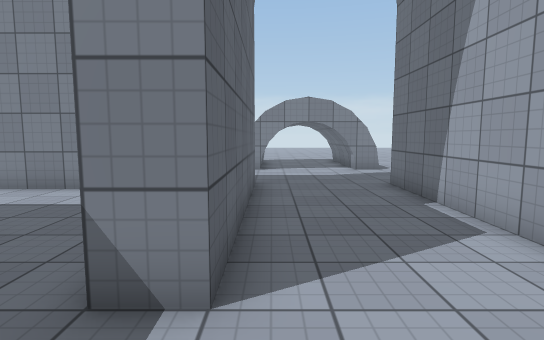
View 1 (above)

21 first-person views from a walk through a Unity game level. The camera is 1.4 m above the floor, tilts 6° down and sees 80° across. The floor is counted in squares, 1 m on a side. Each view is taken from the middle of a square. On the plan, view 1 faces up. The plan holds only what a view shows up to about 15 squares ahead; the rest is blank. The place goes on beyond the plan. Surface patterns are stand-ins for the level's own textures.

View 2
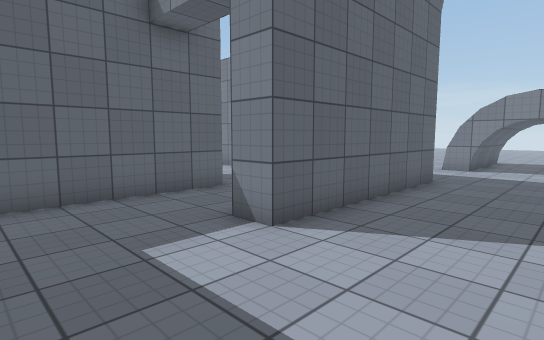

View 3
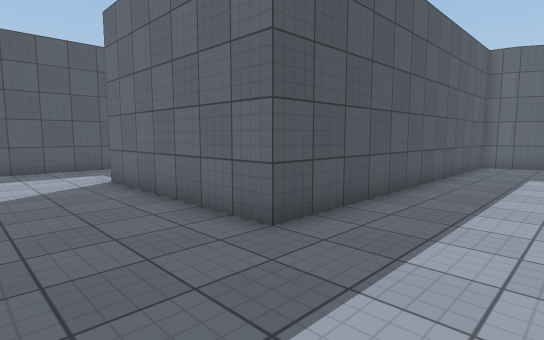

View 4
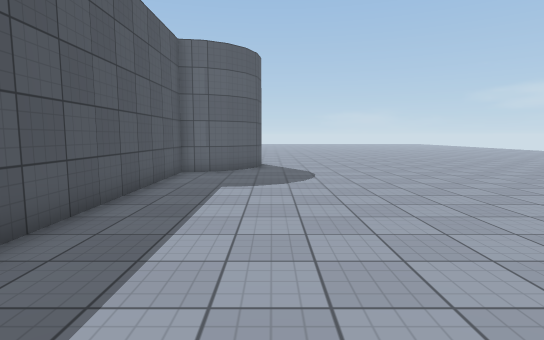

View 5
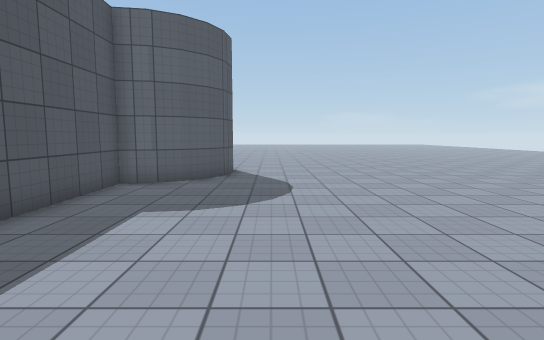

View 6
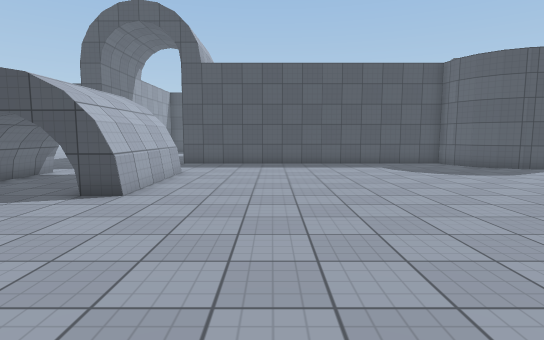

View 7
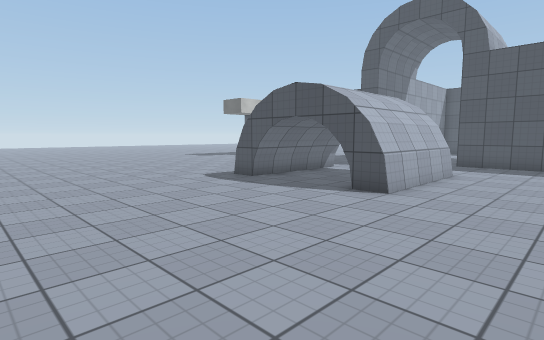

View 8
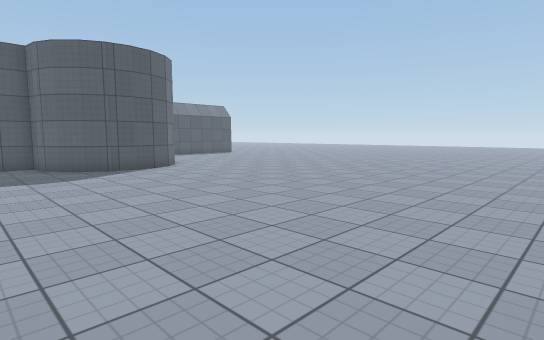

View 9
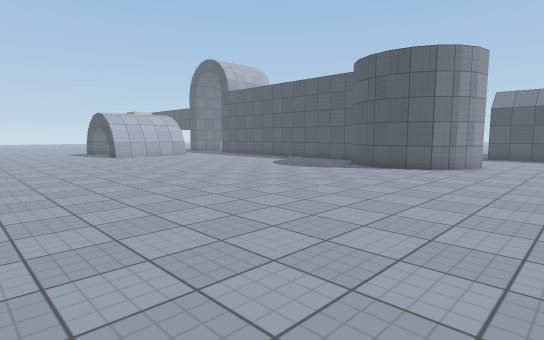

View 10
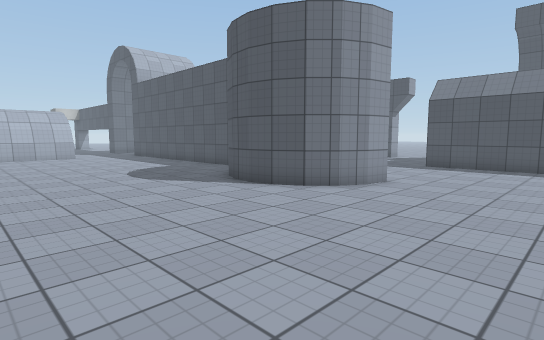

View 11
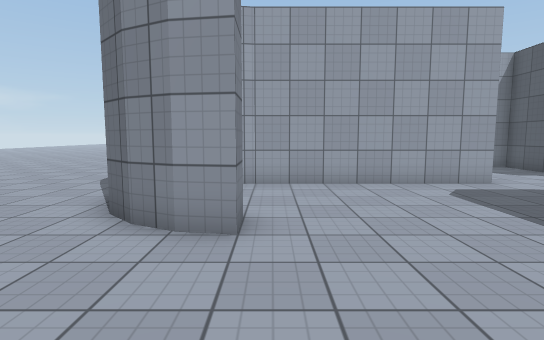

View 12
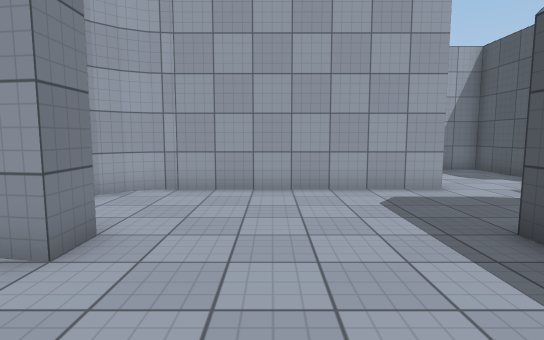

View 13
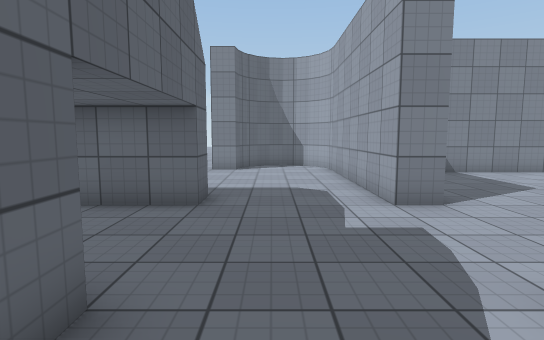

View 14
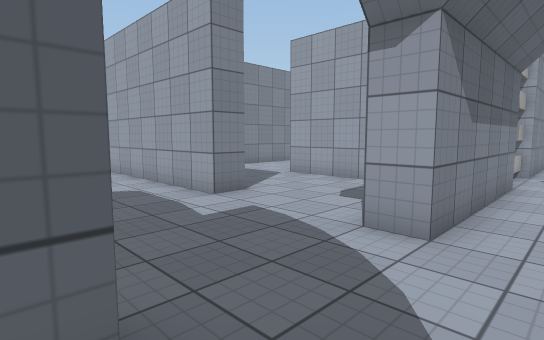

View 15
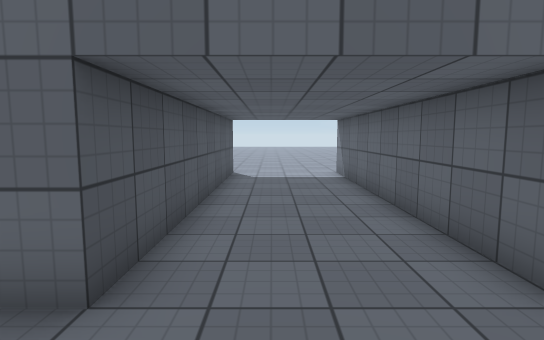

View 16
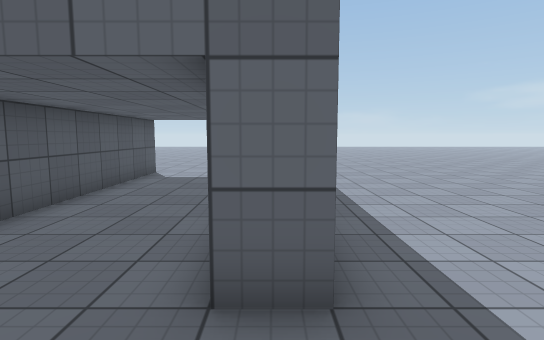

View 17
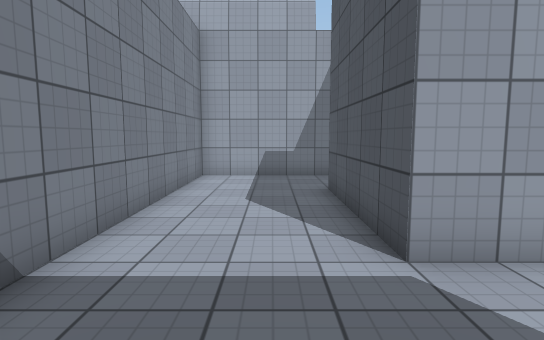

View 18
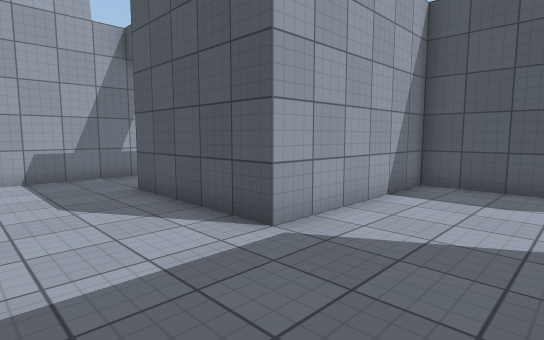

View 19
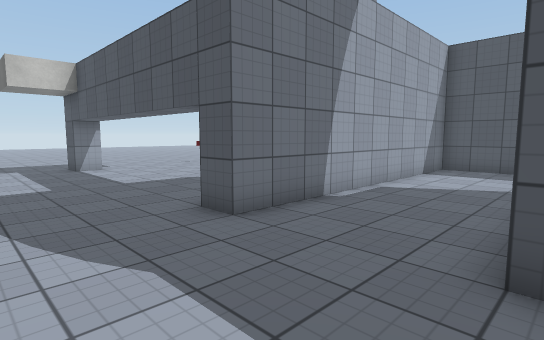

View 20
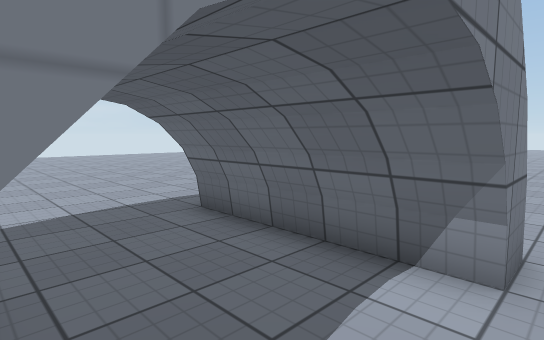

View 21
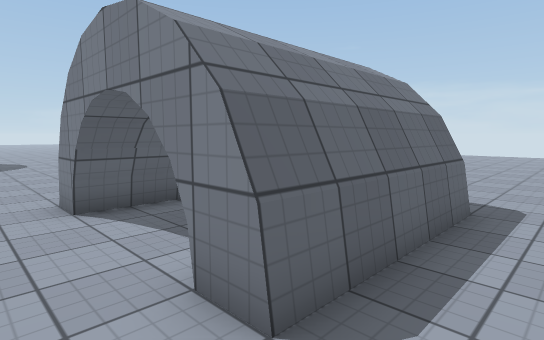

### Floor plan
Points are (right, up) in squares from view 1. A wall is a line through its corners. A room is listed if a view was taken in it or the views show most of it. See-through windows are left out.
Room 1 (views 1, 2, 3, 4, 5, 6, 7, 8, 9, 10, 11, 12, 15, 16, 17, 18, 19, 20, 21)
walls: (-14.5, 9.4) (-14.6, 10.1) (-14.9, 10.7) (-15.4, 11.2); (-1.3, 13.5) (-1.3, 18.5); (-17.7, 11.1) (-18.1, 10.7) (-18.4, 10.1) (-18.5, 9.5) (-19.5, 9.5) (-19.4, 10.4) (-18.9, 11.3) (-18.3, 11.9) (-17.4, 12.4) (-16.5, 12.5) (-15.6, 12.4) (-14.8, 11.9) (-14.1, 11.3) (-13.6, 10.4) (-13.5, 9.5) (-0.5, 9.5) (-0.5, 2.5) (-1.5, 2.5); (0.5, 13.5) (-1, 13.5) (-1, 18.5) (0.5, 18.5); (-0.2, 17) (-0.2, 13.5); (-13.4, 2.5) (-14.5, 2.5) (-14.5, 9.5); (3.2, 13.4) (3.2, 18.5); (-1.5, 3.3) (-1.5, 8.5) (-10.4, 8.5); (2.5, 18.5) (4, 18.5) (4, 13.5) (2.5, 13.5); (4.2, 18.5) (4.2, 13.5); (4.4, 18.5) (4.4, 13.5); (-12.3, -1.5) (-9.5, -1.5) (-9.5, 4.5) (-4.5, 4.5) (-4.5, -0.4); (-1.9, -1.5) (3.5, -1.5) (3.5, 9.5) (4.6, 9.5); (-14.5, -2.5) (-14.5, -1.5); (-22.8, 3.5) (-18.5, 3.5) (-18.5, 2.5) (-24.5, 2.5); (-24.5, -1.5) (-18.5, -1.5) (-18.5, -2.5) (-19, -2.5)
low walls: (-1.5, 13.5) (-1.5, 18.5); (-0.5, 16.8) (-0.5, 13.5); (3.5, 13.4) (3.5, 18.5)
ways out: opening at (-17.5, -3.7) to room 2
Room 2 (views 13, 14)
walls: (-8.5, -2.5) (-14.5, -2.5); (-5.5, -2.3) (-6.7, -2.3); (-2, -2.5) (-5.5, -2.5)
ways out: opening at (-17.5, -3.7) to room 1

Where each view was taken, in squares from view 1:
view 1: 0 up, 0 right, facing up
view 2: 1 down, 3 right, facing up-left
view 3: 13 up, 3 right, facing down-left
view 4: 13 up, 1 left, facing left
view 5: 14 up, 4 left, facing left
view 6: 26 up, 5 left, facing down
view 7: 26 up, 5 left, facing down-right
view 8: 26 up, 11 left, facing down-left
view 9: 26 up, 23 left, facing down-right
view 10: 19 up, 24 left, facing down-right
view 11: 9 up, 24 left, facing right
view 12: 7 up, 23 left, facing right
view 13: 4 down, 17 left, facing up
view 14: 4 down, 19 left, facing up-right
view 15: 0 up, 16 left, facing left
view 16: 3 up, 16 left, facing left
view 17: 6 up, 13 left, facing right
view 18: 8 up, 13 left, facing down-right
view 19: 13 up, 1 left, facing down-right
view 20: 13 up, 0 right, facing up-right
view 21: 12 up, 6 right, facing up-left
